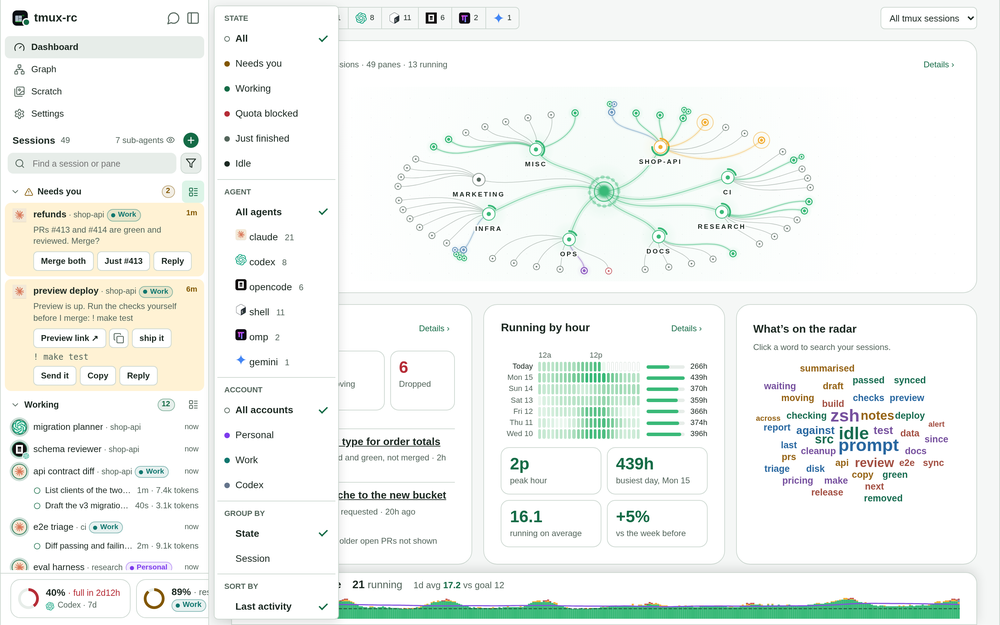
#> input picture base/accounts-wide-filter.png, 1000 x 625 px, shrunk from 2880 x 1800 before the run, found by its file name; its folder holds only this picture in this run
$ python screenshots_diff.py
#> lines starting #> are read from the running program, lines starting #| are printed output that depends on the picture
"""Screenshot the demo fleet on a base ref and on this tree, and diff them shot by shot.

    uv run python -m scripts.screenshots_diff [base-ref] [out-dir]    (or: make screenshots-diff)

The base is checked out as a throwaway worktree, and this tree's demo scripts are copied
into it, so both sides render the SAME fleet and only the UI under test differs — a base
that predates the demo dataset still diffs. Writes <out>/{base,head,diff}/*.png and
<out>/summary.md, a table of changed-pixel percentages to paste into a PR body.
"""
from __future__ import annotations

import os
import shutil
import subprocess
import sys
import tempfile
from pathlib import Path

from PIL import Image, ImageChops, ImageFilter

ROOT = Path(__file__).resolve().parent.parent
DEMO = ("demo_fleet.py", "demo_server.py", "demo_browser.mjs", "screenshots.mjs")
NOISE = 0.05  # % of a shot; below it a difference is reported but the shot counts as unchanged


def shoot(tree: Path, out: Path) -> None:
    subprocess.run(["node", str(tree / "scripts/screenshots.mjs"), str(out), str(tree)],
                   check=True, cwd=tree,  # each tree runs its own venv, not the caller's
                   env={k: v for k, v in os.environ.items() if k != "VIRTUAL_ENV"})


def diff(base: Path, head: Path, out: Path) -> list[tuple[str, str, bool]]:
    """(shot, changed %, changed at all) rows. The diff image is the head shot faded, with
    every changed pixel painted red, so a reviewer sees what moved and where in one picture."""
    out.mkdir(parents=True, exist_ok=True)
    rows = []
    for name in sorted({p.name for p in base.glob("*.png")} | {p.name for p in head.glob("*.png")}):
        if not (base / name).exists() or not (head / name).exists():
            rows.append((name, "new" if (head / name).exists() else "removed", True))
            continue
        a, b = (Image.open(d / name).convert("RGB") for d in (base, head))
        if a.size != b.size:
            rows.append((name, f"size {a.size} -> {b.size}", True))
            continue
        mask = changed_mask(a, b)
        pct = 100 * mask.histogram()[255] / (a.width * a.height)
        faded = Image.blend(b, Image.new("RGB", b.size, "white"), 0.7)
        faded.paste(Image.new("RGB", b.size, (220, 0, 0)), mask=mask)
        faded.save(out / name)
        rows.append((name, f"{pct:.2f}%" + (" (noise)" if 0 < pct < NOISE else ""), pct >= NOISE))
    return rows


def changed_mask(a: Image.Image, b: Image.Image) -> Image.Image:
    """Pixels where either shot leaves the range of the other's 3x3 neighbourhood by more
    than 16 levels in some channel. A pixel that merely moved one device pixel, which is
    what anti-aliasing and glyph rasterization jitter look like, stays inside that range;
    anything that appeared, vanished, recoloured or moved further does not."""
    def beyond(x: Image.Image, y: Image.Image) -> Image.Image:
        low, high = y.filter(ImageFilter.MinFilter(3)), y.filter(ImageFilter.MaxFilter(3))
        return ImageChops.lighter(ImageChops.subtract(x, high), ImageChops.subtract(low, x))
    channels = ImageChops.lighter(beyond(a, b), beyond(b, a)).split()
    worst = ImageChops.lighter(ImageChops.lighter(channels[0], channels[1]), channels[2])
    return worst.point(lambda v: 255 if v > 16 else 0)


def images(out: Path, name: str) -> str:
    """A table row of base, head and diff, linked relative to summary.md so it previews as
    is; to paste it into a PR, prefix each src with wherever the PNGs were pushed (CI does)."""
    cells = (f'<img src="{sub}/{name}" width="280">' if (out / sub / name).exists() else "-"
             for sub in ("base", "head", "diff"))
    return f"| {name.removesuffix('.png')} | {' | '.join(cells)} |"


def main() -> None:
    ref = sys.argv[1] if len(sys.argv) > 1 else "origin/main"
    # Absolute: each side shoots with its own tree as cwd, the base in a temp worktree.
    out = Path(sys.argv[2] if len(sys.argv) > 2 else ROOT / ".screenshots/diff").resolve()
    for sub in ("base", "head", "diff"):  # only what this tool writes; out may be anywhere
        shutil.rmtree(out / sub, ignore_errors=True)
    with tempfile.TemporaryDirectory(prefix="tmux-rc-shots-base-") as tmp:
        base = Path(tmp) / "tree"
        subprocess.run(["git", "-C", str(ROOT), "worktree", "add", "--detach", str(base), ref],
                       check=True)
#> (this line was passed over: subprocess is not available in this run)
        try:
            for name in DEMO:
                shutil.copy(ROOT / "scripts" / name, base / "scripts" / name)
            shoot(base, out / "base")
        finally:
            subprocess.run(["git", "-C", str(ROOT), "worktree", "remove", "--force", str(base)],
                           check=False)
#> (this line was passed over: subprocess is not available in this run)
    shoot(ROOT, out / "head")
    rows = diff(out / "base", out / "head", out / "diff")
#> in diff, a is the input picture: PIL image 1000x625 RGB; mean R, G, B 241.3, 244.7, 241.4
#> in beyond, `low, high = y.filter(ImageFilter.MinFilter(3)), y.filter(ImageFilter.M..`:
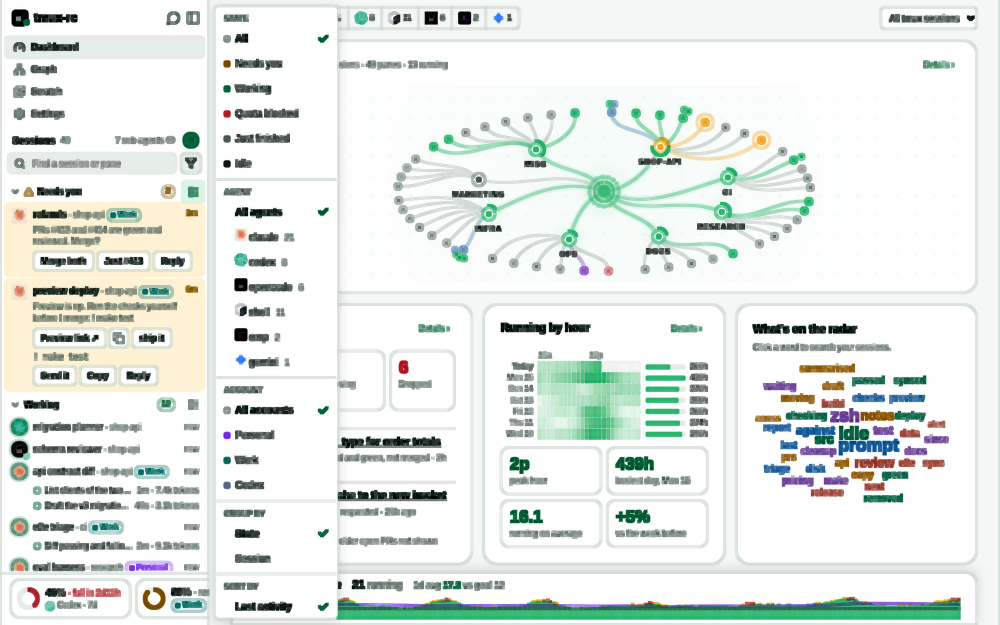
#> low: PIL image 1000x625 RGB; mean R, G, B 228.1, 233.6, 229.3
#> in beyond, `low, high = y.filter(ImageFilter.MinFilter(3)), y.filter(ImageFilter.M..`:
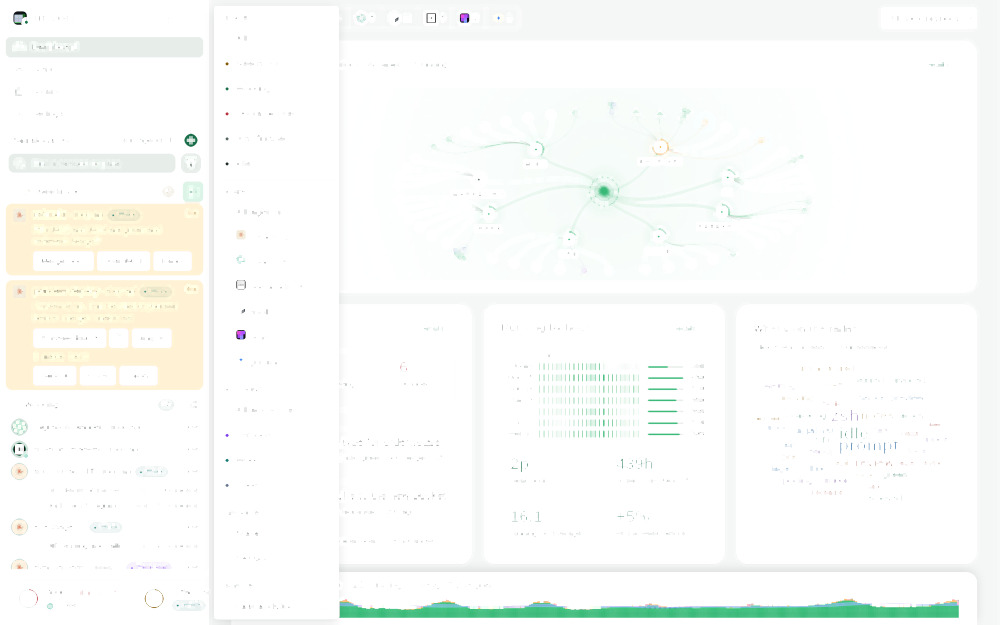
#> high: PIL image 1000x625 RGB; mean R, G, B 250, 251.8, 249.3
#> in beyond, `return ImageChops.lighter(ImageChops.subtract(x, high), ImageChops.sub..`: returned value: PIL image 1000x625 RGB; every value is 0
#> in changed_mask, `worst = ImageChops.lighter(ImageChops.lighter(channels[0], channels[1]..`: worst: PIL image 1000x625 L; every value is 0
#> in diff, `pct = 100 * mask.histogram()[255] / (a.width * a.height)`: pct = 0
#> in diff, `faded = Image.blend(b, Image.new("RGB", b.size, "white"), 0.7)`:
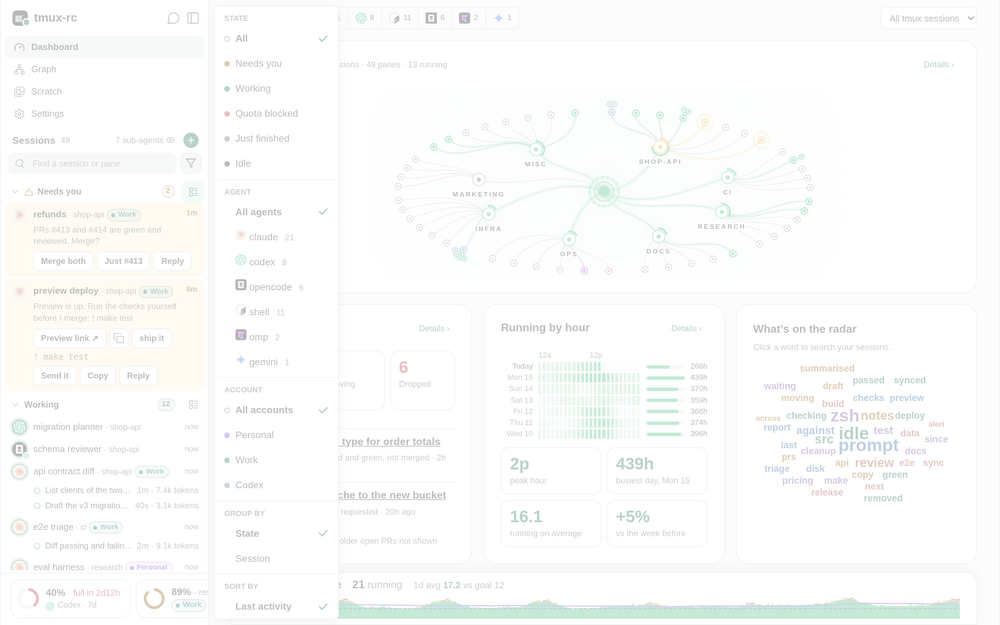
#> faded: PIL image 1000x625 RGB; mean R, G, B 250.7, 251.7, 250.7
#> rows = [('accounts-wide-filter.png', '0.00%', False)]
    changed = [images(out, name) for name, _, moved in rows if moved]
#> changed = []
    summary = "\n".join([f"| shot | changed vs `{ref}` |", "| --- | --- |",
                         *(f"| {name.removesuffix('.png')} | {pct} |" for name, pct, _ in rows),
                         *(["", "| changed | base | head | diff |", "| --- | --- | --- | --- |",
                            *changed] if changed else [])])
    (out / "summary.md").write_text(summary + "\n")
    print(summary)
#| | shot | changed vs `origin/main` |
#| | --- | --- |
#| | accounts-wide-filter | 0.00% |


if __name__ == "__main__":
    main()

$ run again, on base/website-restore-phone.png
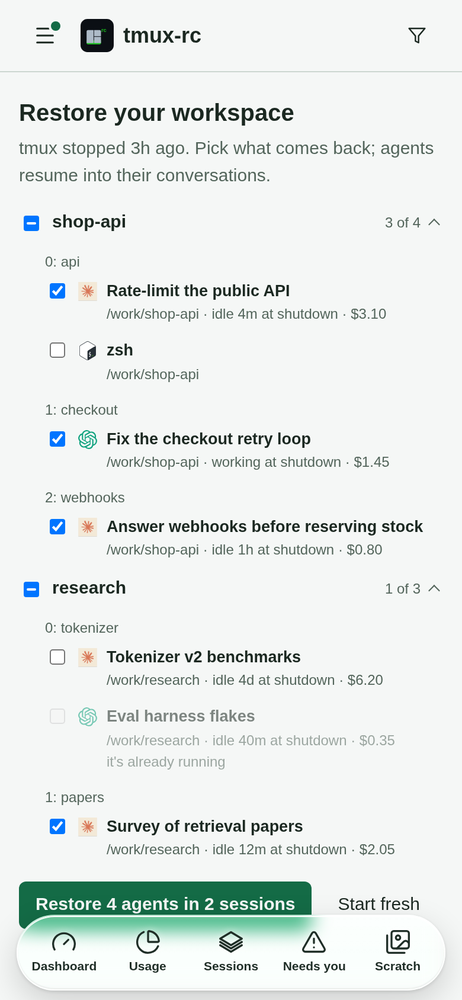
#> input picture base/website-restore-phone.png, 462 x 1000 px, shrunk from 780 x 1688 before the run, found by its file name
#> in diff, a is the input picture: PIL image 462x1000 RGB; mean R, G, B 230, 235.5, 233.4
#> in beyond, `low, high = y.filter(ImageFilter.MinFilter(3)), y.filter(ImageFilter.M..`:
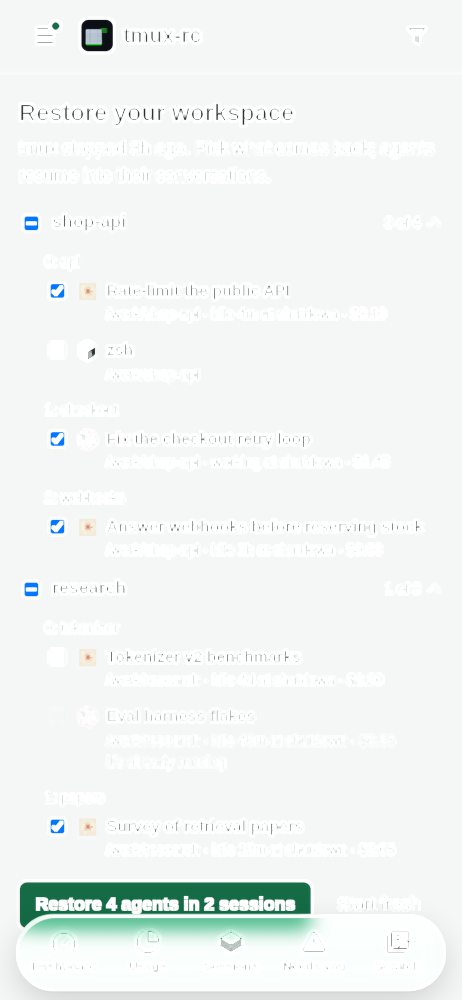
#> high: PIL image 462x1000 RGB; mean R, G, B 240.5, 244.6, 242.9
#> worst: PIL image 462x1000 L; every value is 0
#> pct = 0
#> in diff, `faded = Image.blend(b, Image.new("RGB", b.size, "white"), 0.7)`:
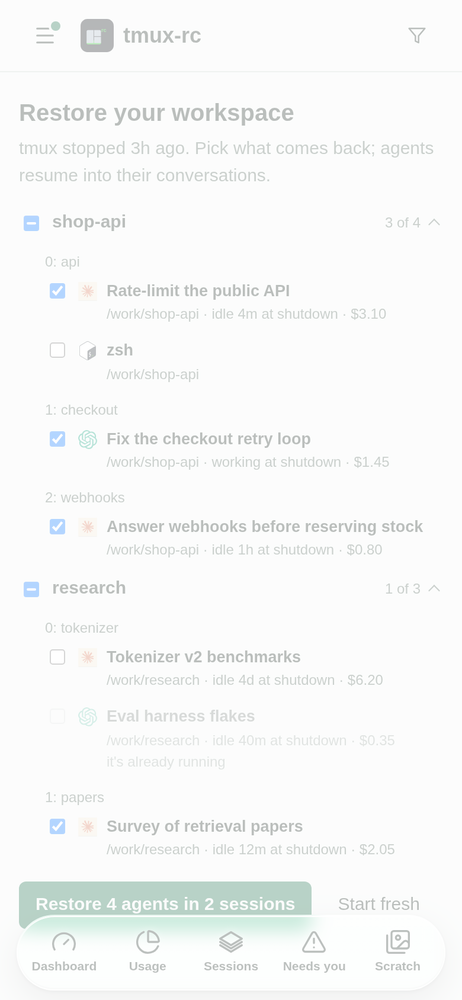
#> faded: PIL image 462x1000 RGB; mean R, G, B 247.4, 248.6, 248.2
#> rows = [('website-restore-phone.png', '0.00%', False)]
#> changed = []
#| | shot | changed vs `origin/main` |
#| | --- | --- |
#| | website-restore-phone | 0.00% |

$ run again, on base/website-voice-phone.png
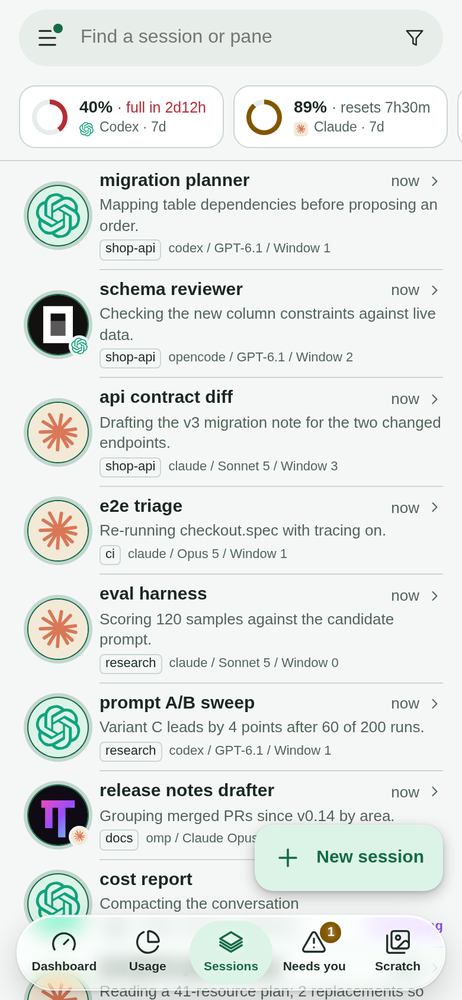
#> input picture base/website-voice-phone.png, 462 x 1000 px, shrunk from 780 x 1688 before the run, found by its file name
#> in diff, a is the input picture: PIL image 462x1000 RGB; mean R, G, B 228.4, 232.8, 230
#> in beyond, `low, high = y.filter(ImageFilter.MinFilter(3)), y.filter(ImageFilter.M..`:
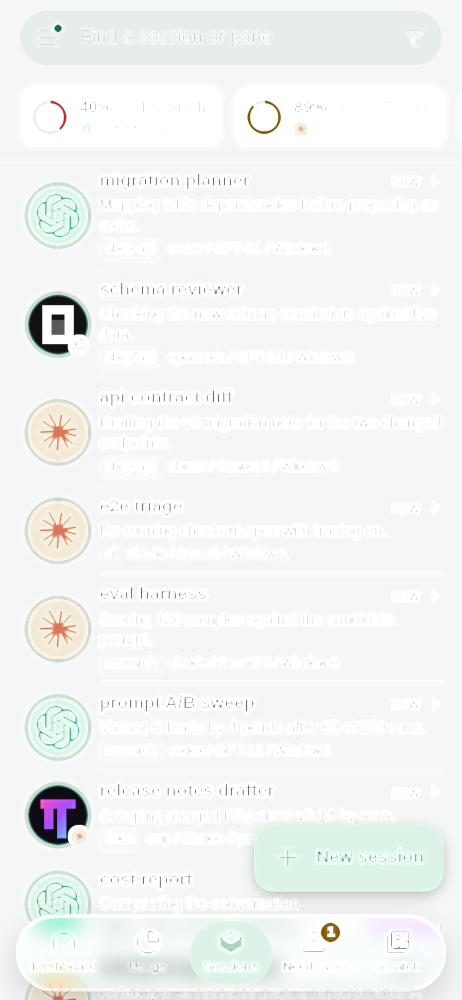
#> high: PIL image 462x1000 RGB; mean R, G, B 241.7, 244.5, 242.6
#> worst: PIL image 462x1000 L; every value is 0
#> pct = 0
#> in diff, `faded = Image.blend(b, Image.new("RGB", b.size, "white"), 0.7)`:
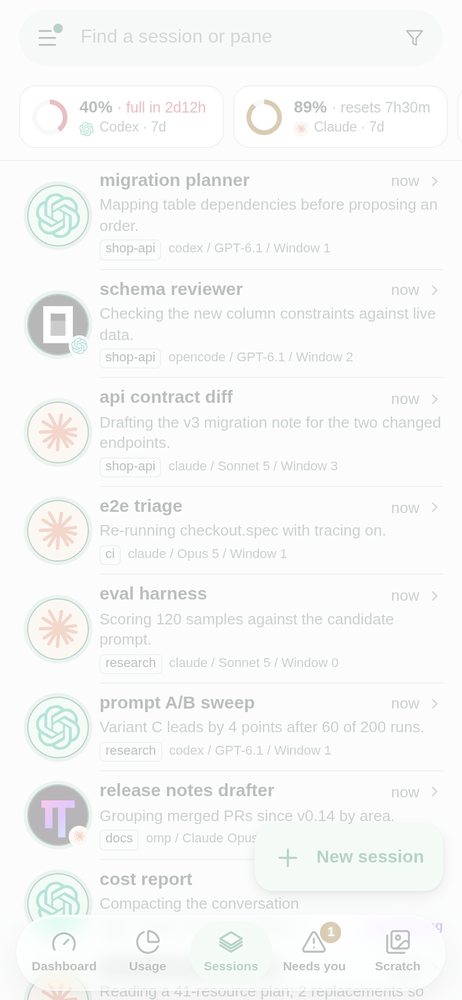
#> faded: PIL image 462x1000 RGB; mean R, G, B 246.8, 247.8, 247.1
#> rows = [('website-voice-phone.png', '0.00%', False)]
#> changed = []
#| | shot | changed vs `origin/main` |
#| | --- | --- |
#| | website-voice-phone | 0.00% |

$ run again, on base/wide-heatmap.png
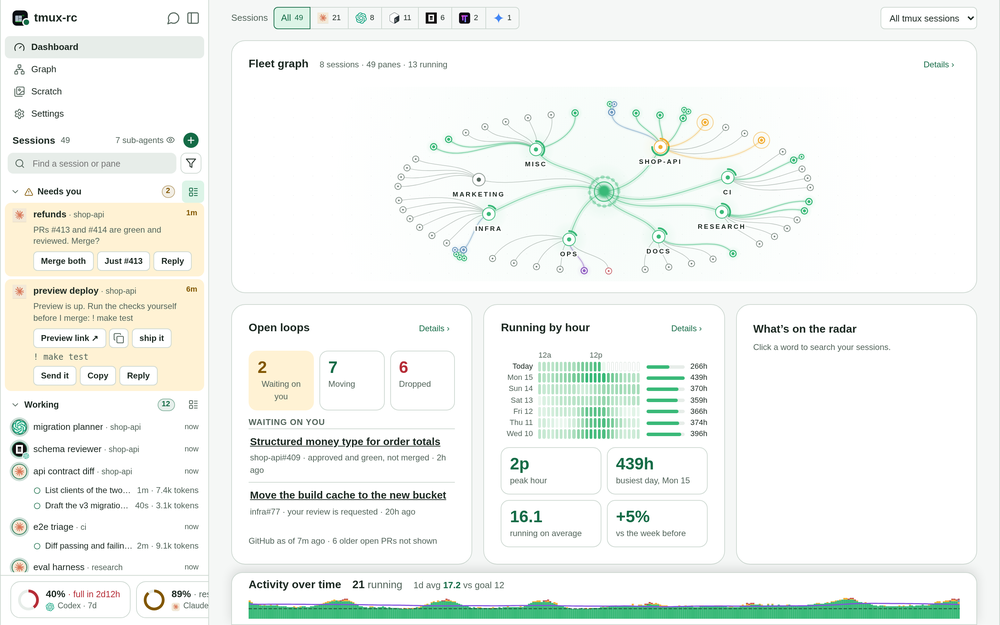
#> input picture base/wide-heatmap.png, 1000 x 625 px, shrunk from 2880 x 1800 before the run, found by its file name
#> in diff, a is the input picture: PIL image 1000x625 RGB; mean R, G, B 242.2, 245.6, 241.9
#> in beyond, `low, high = y.filter(ImageFilter.MinFilter(3)), y.filter(ImageFilter.M..`:
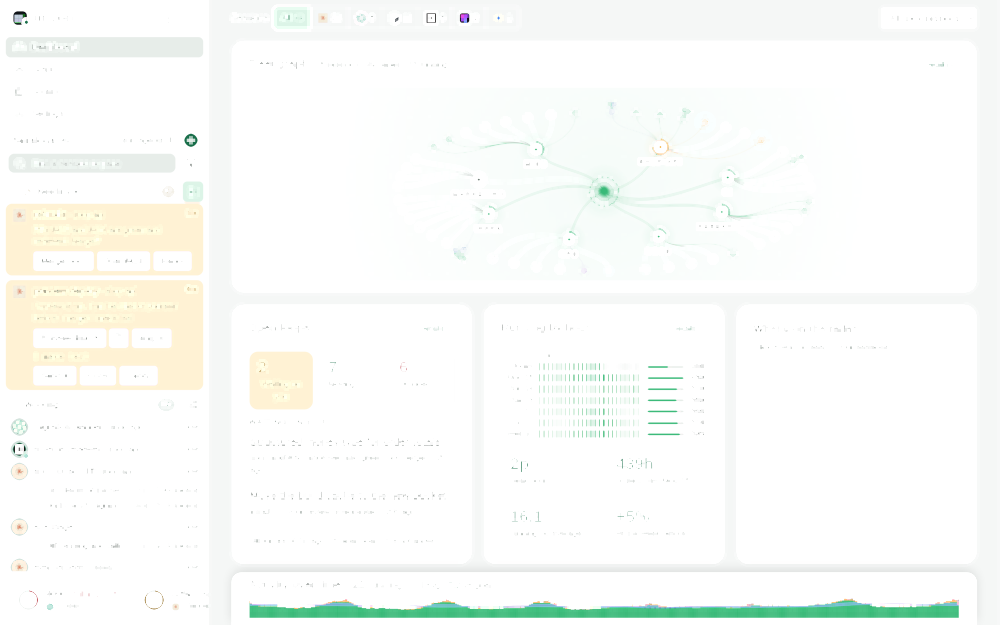
#> high: PIL image 1000x625 RGB; mean R, G, B 249.7, 251.6, 248.9
#> worst: PIL image 1000x625 L; every value is 0
#> pct = 0
#> in diff, `faded = Image.blend(b, Image.new("RGB", b.size, "white"), 0.7)`:
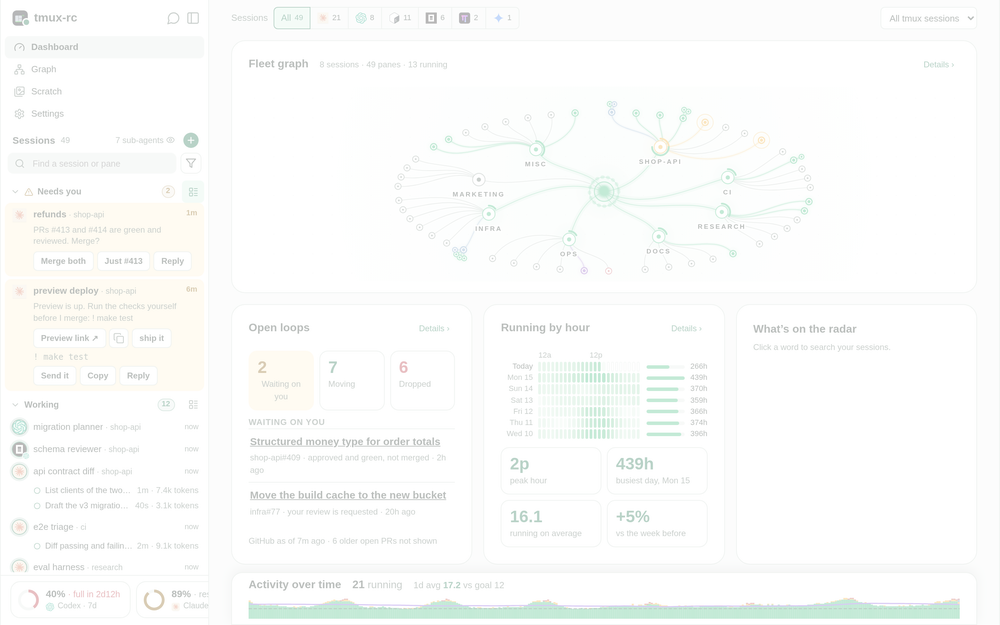
#> faded: PIL image 1000x625 RGB; mean R, G, B 251, 252, 250.9
#> rows = [('wide-heatmap.png', '0.00%', False)]
#> changed = []
#| | shot | changed vs `origin/main` |
#| | --- | --- |
#| | wide-heatmap | 0.00% |
